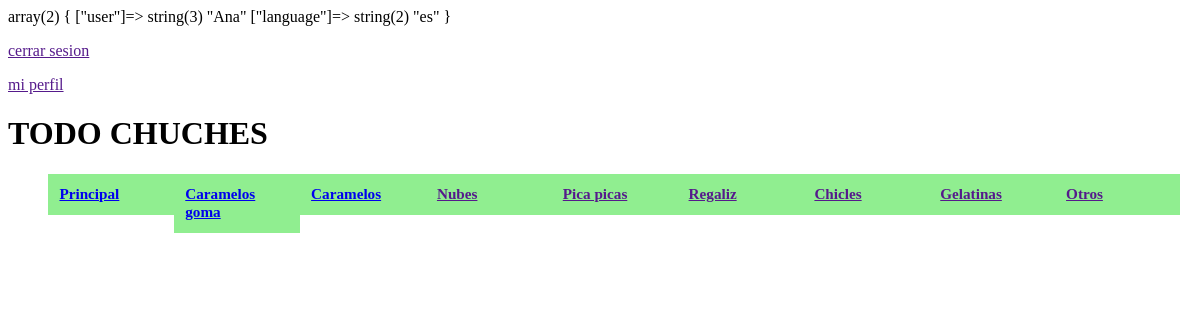
Page /tienda_chuches/cliente/principal.php (signed in) on the committed database.
### tables this page shows
CREATE TABLE `categoria` (
  `id_categoria` int(10) NOT NULL,
  `nombre_cat` varchar(50) DEFAULT NULL,
  `img_cat` varchar(150) NOT NULL
);

### tienda_chuches/cliente/menu.php (the view, shortened to what this page needs)
<!DOCTYPE html>
<html lang="">
<head>
  <link rel="stylesheet" type="text/css" href="menu.css">
</head>
<body>
<?php
if (isset($_SESSION["user"])) {
$connection = new mysqli("localhost", "root", "3546", "tienda_chuches");
$consulta= "SELECT * FROM categoria";
if ($result = $connection->query($consulta)) {
  ?>
  <p><a href=''>cerrar sesion</a></p>
  <a href=''>mi perfil</a>
  <h1>TODO CHUCHES</h1>
  <div id="container">
    <ul id="first_level">
      <li><a href="principal.php">Principal</a></li>
      <?php
      $link=array("car_goma.php","caramelo.php");
      $i=0;
      while($obj = $result->fetch_object()) {
          $a=$i++;
        echo "<li><a href='$link[$a]'>".$obj->nombre_cat."</a></li>";
        }
      ?>
    </ul>
  </div>
  <?php
}
} else {
  session_destroy();
  header("Location: ../login.php");
}
?>
</body>
</html>

### tienda_chuches/cliente/menu.css (style rules this page uses)
#container { width: 100%; margin: 10px auto; }
li { list-style: none; padding: 1%; box-sizing: border-box; font-weight: bold; font-size: 95%; }
#first_level > li { float: left; display: inline; width:11%; background-color: lightgreen; position: relative; }

### rows in the picture
categoria: nombre_cat "Caramelos goma"
categoria: nombre_cat "Caramelos"
categoria: nombre_cat "Nubes"
categoria: nombre_cat "Pica picas"
categoria: nombre_cat "Regaliz"
categoria: nombre_cat "Chicles"
categoria: nombre_cat "Gelatinas"
categoria: nombre_cat "Otros"
